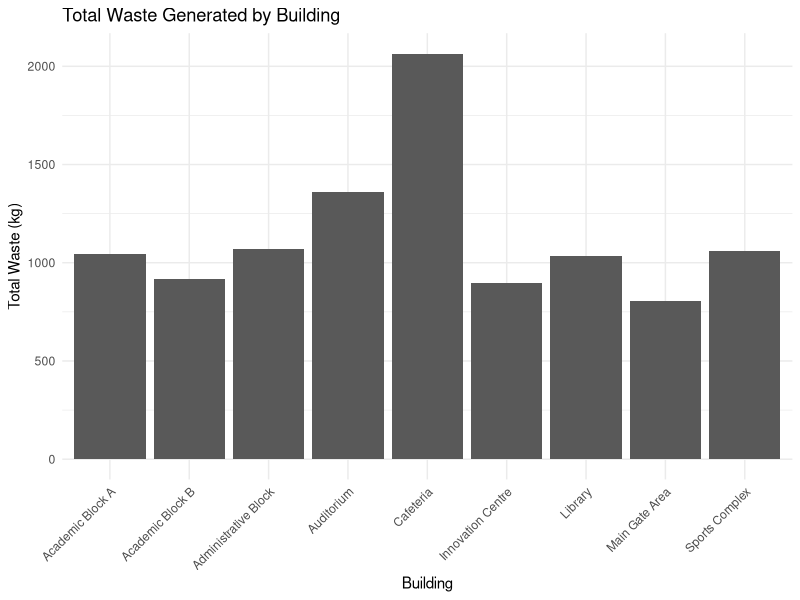
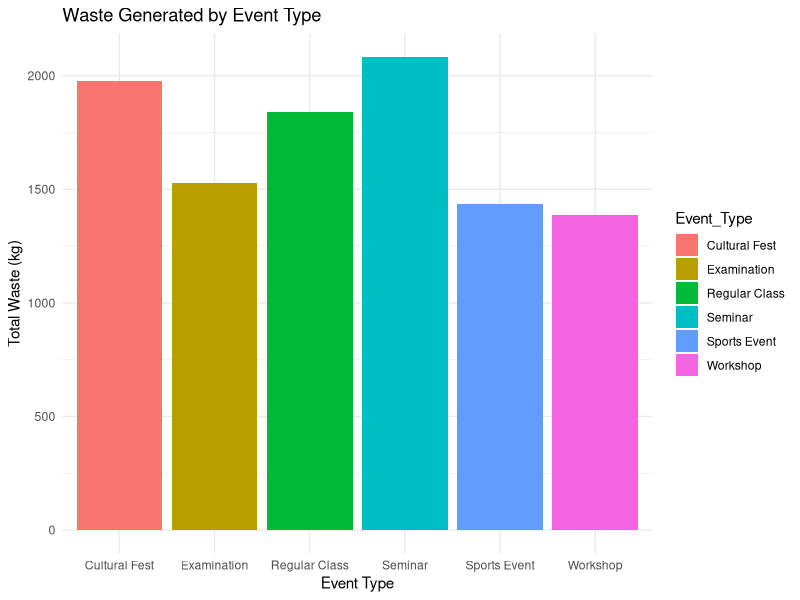
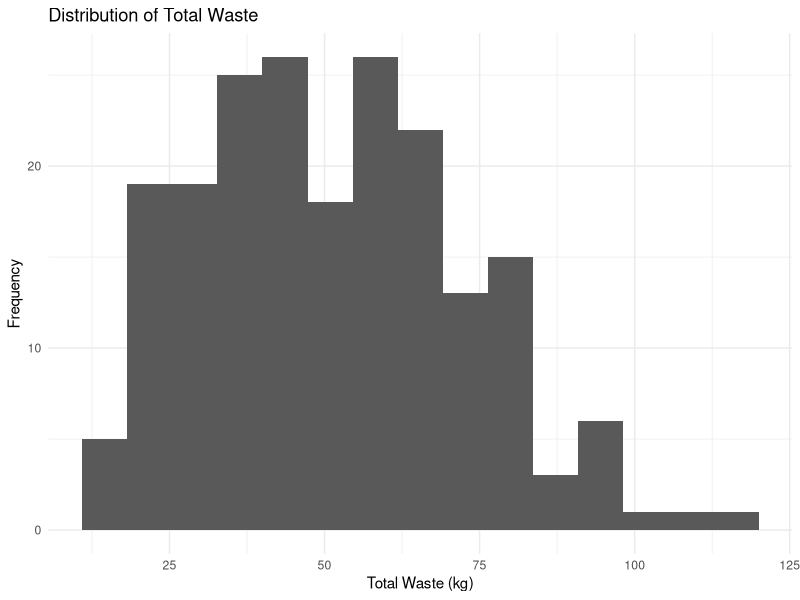

These charts were generated, in order, by the following R code:
## ---- chunk 1
knitr::opts_chunk$set(echo = TRUE, warning = FALSE, message = FALSE)

library(dplyr)
library(ggplot2)
library(knitr)
## ---- chunk 2
data <- read.csv("Campus_Waste_Dataset.csv", stringsAsFactors = FALSE)

head(data)

str(data)

summary(data)
## ---- chunk 3
sum(is.na(data))

data$Building <- as.factor(data$Building)
data$Event_Type <- as.factor(data$Event_Type)
## ---- chunk 4
building_summary <- data %>%
group_by(Building) %>%
summarise(Total_Waste = sum(Total_Waste_kg))

building_summary
## ---- chunk 5
ggplot(building_summary,
aes(x = Building, y = Total_Waste)) +
geom_col() +
theme_minimal() +
theme(axis.text.x = element_text(angle = 45, hjust = 1)) +
labs(title = "Total Waste Generated by Building",
x = "Building",
y = "Total Waste (kg)")
## ---- chunk 6
event_summary <- data %>%
group_by(Event_Type) %>%
summarise(Total_Waste = sum(Total_Waste_kg))

event_summary
## ---- chunk 7
ggplot(event_summary,
aes(x = Event_Type, y = Total_Waste, fill = Event_Type)) +
geom_col() +
theme_minimal() +
labs(title = "Waste Generated by Event Type",
x = "Event Type",
y = "Total Waste (kg)")
## ---- chunk 8
average_recycled <- mean(data$Recycled_kg)

average_segregation <- mean(data$Segregation_Rate)

average_recycled

average_segregation
## ---- chunk 9
ggplot(data,
aes(x = Total_Waste_kg)) +
geom_histogram(bins = 15) +
theme_minimal() +
labs(title = "Distribution of Total Waste",
x = "Total Waste (kg)",
y = "Frequency")
## ---- chunk 10
scorecard <- data %>%
group_by(Building) %>%
summarise(
Average_Waste = mean(Total_Waste_kg),
Average_Recycled = mean(Recycled_kg),
Average_Segregation = mean(Segregation_Rate)
)

scorecard
